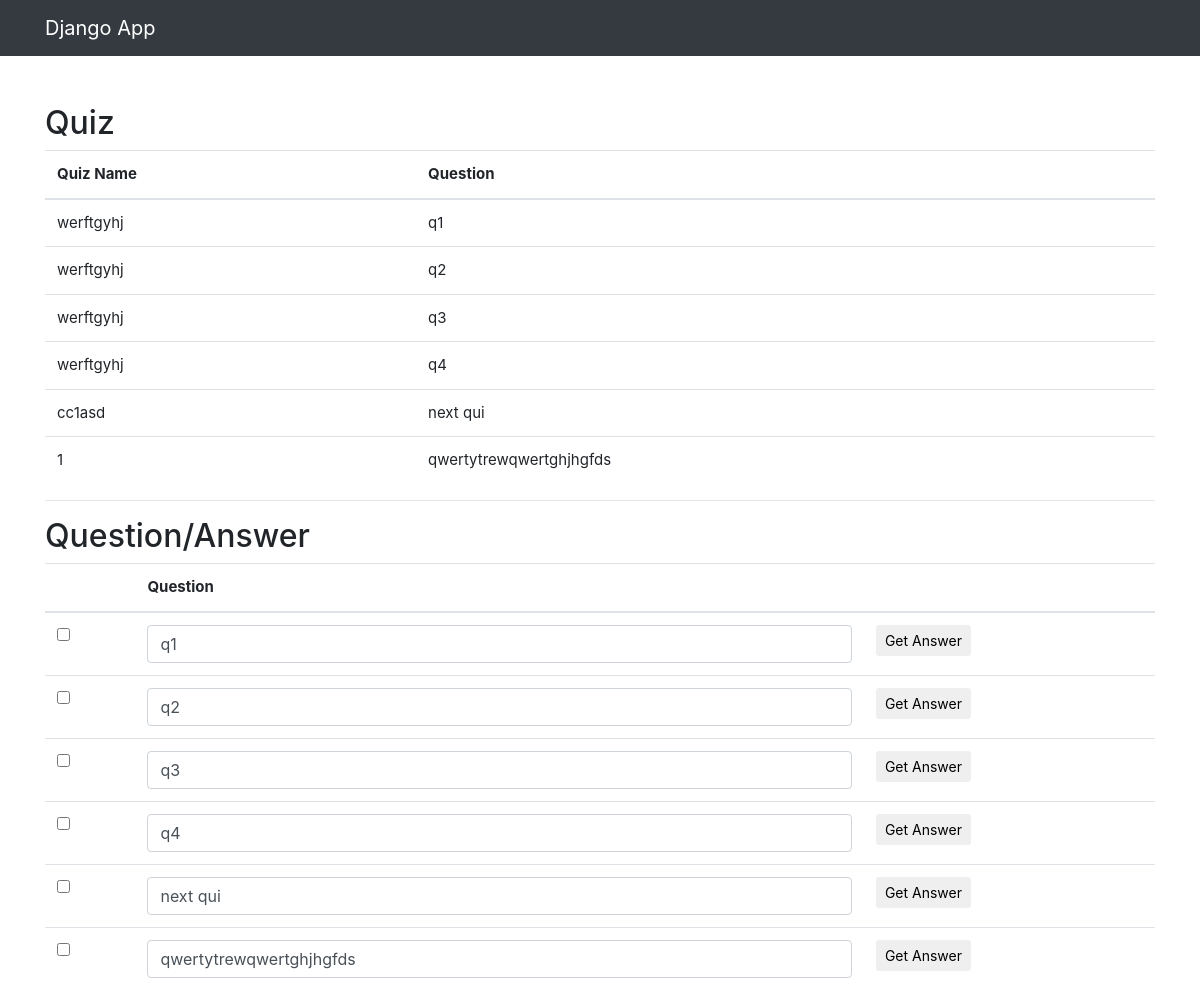
Page /quiz/question/ on the committed database.
### quiz/models.py (models this page shows, shortened)
class Question(models.Model):
    question_text = models.CharField(max_length=120, null=True, blank=True)
    is_published = models.BooleanField(default=False)
    quiz = models.ForeignKey(Quiz, related_name='questions')

class Quiz(models.Model):
    quiz_id = models.UUIDField(default=uuid.uuid4)
    name = models.CharField(max_length=120, null=True, blank=True)
    description = models.CharField(max_length=220, null=True, blank=True)
    slug = models.SlugField()
    def __str__(self):
        return self.name

### quiz/views.py (the view, shortened to what this page needs)
class QuestionView(ListView):
    def get(self, request):
        ques_objs = Question.objects.all()
        return render(request, 'question.html', {'ques_objs': ques_objs})

### quiz/templates/question.html (shortened to what this page needs)
{% extends 'layout.html' %}
{% block content %}
<h2> Quiz </h2>
      <table class="table table-condensed" style="font-size:15px">
        <thead>
            <tr>
              <th>Quiz Name</th>
              <th>Question</th>
            </tr>
        </thead>
      <tbody>
            {% for ques in ques_objs %}
              <tr>
                    <td>{{ ques.quiz }}</td>
                    <td>{{ ques.question_text }}</td>
              </tr>
          {% endfor %}
      </tbody>
    </table>
<hr>
<h2> Question/Answer </h2>
<form class="form-horizontal"
      method="post"
      enctype="multipart/form-data"
      action="{% url 'quiz:question_detail'%}"
      class="collapse">
    <table class="table table-condensed" style="font-size:15px">
      <thead>
          <tr>
            <th></th>
            <th>Question</th>
            <th></th>
          </tr>
      </thead>
    <tbody>
          {% for ques in ques_objs %}
            <tr>
                <td class="action-checkbox"><input type="checkbox" name="question_text" class="action-select" value="{{ ques.question_text }}"/></td>
                  <td>
                    <input type="text" class="form-control"  name="question" value="{{ ques.question_text }}"></input>
                  </td>
                  <td><button class="btn btn-default btn-sm" name="submit" title="Save Annual Income/Existing Emi">Get Answer</span>
                  </button></td>
            </tr>
        {% endfor %}
    </tbody>
  </table>
</form>
{% endblock content %}

### quiz/templates/layout.html (shortened to what this page needs)
<!DOCTYPE html>
<html>
<head>
	<link href="https://maxcdn.bootstrapcdn.com/bootstrap/4.0.0-beta.2/css/bootstrap.min.css" rel="stylesheet">
</head>
<body>
	<nav class="navbar navbar-expand-sm navbar-dark bg-dark">
		<div class="container">
				<a class="navbar-brand" href="/">Django App</a>
		</div>
	</nav>
<br> <br>
    <div class="container">
	    {% block content %}
	    {% endblock content %}
    </div>
</body>
</html>

### rows in the picture
Question: quiz "werftgyhj", question_text "q1", question "q1"
Question: quiz "werftgyhj", question_text "q2", question "q2"
Question: quiz "werftgyhj", question_text "q3", question "q3"
Question: quiz "werftgyhj", question_text "q4", question "q4"
Question: quiz "cc1asd", question_text "next qui", question "next qui"
Question: quiz "1", question_text "qwertytrewqwertghjhgfds", question "qwertytrewqwertghjhgfds"
